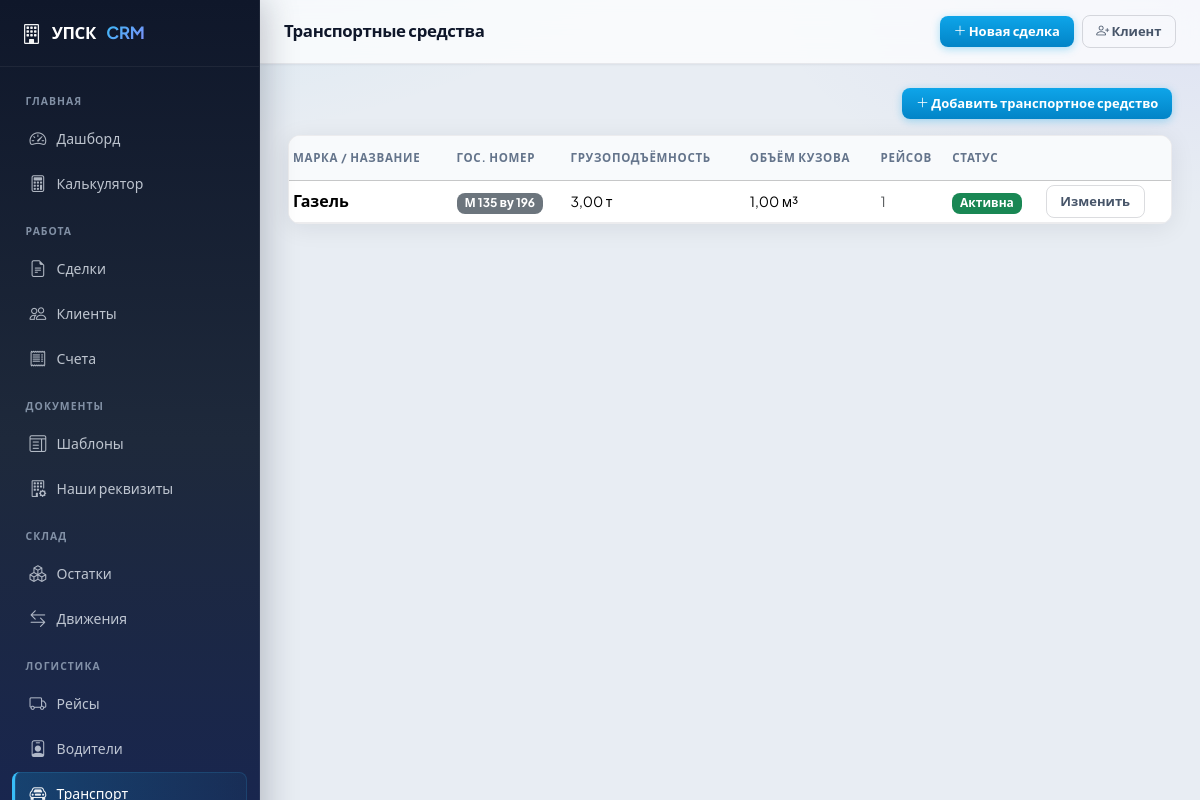
The page /delivery/vehicles/ on the database its author committed.
### delivery/models.py (models this page shows, shortened)
class Vehicle(models.Model):
    name = models.CharField('Название / марка', max_length=200)
    reg_number = models.CharField('Гос. номер', max_length=30, unique=True)
    capacity_tons = models.DecimalField(
        'Грузоподъёмность (т)', max_digits=6, decimal_places=2, default=0
    )
    volume_m3 = models.DecimalField(
        'Объём кузова (м³)', max_digits=6, decimal_places=2, default=0,
        help_text='Оставьте 0 если неизвестно'
    )
    is_active = models.BooleanField('Активна', default=True)
    notes = models.TextField('Примечания', blank=True)
    class Meta:
        verbose_name = 'Транспортное средство'
        verbose_name_plural = 'Транспортные средства'
        ordering = ['name']

### delivery/views.py (the view)
# urls.py: path('vehicles/', views.vehicle_list, name='vehicle_list'),
def vehicle_list(request):
    vehicles = Vehicle.objects.all()
    return render(request, 'delivery/vehicle_list.html', {
        'page_title': 'Транспортные средства',
        'vehicles': vehicles,
    })

### templates/delivery/vehicle_list.html (shortened to what this page needs)
{% extends "base.html" %}
{% block nav_vehicles %}active{% endblock %}
{% block content %}
<div class="d-flex justify-content-between align-items-center mb-3">
  <a href="{% url 'vehicle_create' %}" class="btn btn-sm btn-primary">
    <i class="bi bi-plus-lg"></i> Добавить транспортное средство
  </a>
</div>
<div class="card">
  <div class="table-responsive">
    <table class="table table-hover table-sm mb-0 align-middle">
      <thead class="table-light">
        <tr>
          <th>Марка / название</th>
          <th>Гос. номер</th>
          <th>Грузоподъёмность</th>
          <th>Объём кузова</th>
          <th>Рейсов</th>
          <th>Статус</th>
          <th></th>
        </tr>
      </thead>
      <tbody>
        {% for v in vehicles %}
        <tr>
          <td class="fw-semibold">{{ v.name }}</td>
          <td><span class="badge bg-secondary">{{ v.reg_number }}</span></td>
          <td class="small">{% if v.capacity_tons %}{{ v.capacity_tons }} т{% else %}—{% endif %}</td>
          <td class="small">{% if v.volume_m3 %}{{ v.volume_m3 }} м³{% else %}—{% endif %}</td>
          <td class="small text-muted">{{ v.deliveries.count }}</td>
          <td>
            {% if v.is_active %}
            <span class="badge bg-success">Активна</span>
            {% else %}
            <span class="badge bg-secondary">Неактивна</span>
            {% endif %}
          </td>
          <td>
            <a href="{% url 'vehicle_edit' v.pk %}" class="btn btn-sm btn-outline-secondary">Изменить</a>
          </td>
        </tr>
        {% empty %}
        <tr><td colspan="7" class="text-center text-muted py-4">Транспортных средств нет</td></tr>
        {% endfor %}
      </tbody>
    </table>
  </div>
</div>
{% endblock %}

### static/css/app.css (style rules this page uses)
:root { --sidebar-width: 260px; --topbar-height: 64px; --radius-sm: 8px; --radius-md: 12px; --radius-lg: 16px; --shadow-sm: 0 1px 2px rgba(15, 23, 42, 0.06); --shadow-md: 0 4px 24px rgba(15, 23, 42, 0.08); --shadow-lg: 0 12px 40px rgba(15, 23, 42, 0.12); --surface: #ffffff; --surface-2: #f8fafc; --border: rgba(15, 23, 42, 0.08); --accent: #0ea5e9; --accent-hover: #0284c7; --sidebar-bg: linear-gradient(180deg, #0f172a 0%, #1e293b 48%, #172554 100%); --sidebar-border: rgba(255, 255, 255, 0.06); --text-muted-custom: #64748b; --body-bg: #e8edf3; --bs-body-font-family: "Plus Jakarta Sans", system-ui, -apple-system, "Segoe UI", Roboto, sans-serif; --bs-primary: #0ea5e9; --bs-primary-rgb: 14, 165, 233; --bs-link-color: #0284c7; --bs-border-radius: var(--radius-sm); --bs-card-border-radius: var(--radius-md); }
*, *::before, *::after { box-sizing: border-box; }
body { font-family: var(--bs-body-font-family); background: var(--body-bg); background-image: radial-gradient(ellipse 120% 80% at 0% -20%, rgba(14, 165, 233, 0.12), transparent 50%), radial-gradient(ellipse 80% 60% at 100% 0%, rgba(99, 102, 241, 0.08), transparent 45%); background-attachment: fixed; color: #0f172a; -webkit-font-smoothing: antialiased; }
.card { border: 1px solid var(--border); border-radius: var(--radius-md); box-shadow: var(--shadow-md); background: var(--surface); overflow: hidden; }
.table { --bs-table-hover-bg: rgba(14, 165, 233, 0.04); }
.table thead th { font-size: 0.72rem; font-weight: 700; text-transform: uppercase; letter-spacing: 0.06em; color: var(--text-muted-custom) !important; border-bottom-width: 1px; padding-top: 0.85rem; padding-bottom: 0.85rem; background: var(--surface-2); }
.table tbody td { vertical-align: middle; border-color: var(--border); }
.btn { font-weight: 600; border-radius: var(--radius-sm); padding: 0.45rem 1rem; }
.btn-primary { background: linear-gradient(180deg, #0ea5e9 0%, #0284c7 100%); border: none; box-shadow: 0 2px 8px rgba(14, 165, 233, 0.35); }
.btn-sm { padding: 0.35rem 0.85rem; font-size: 0.8125rem; }
.btn-outline-secondary { border-color: rgba(15, 23, 42, 0.15); color: #475569; }

### rows shown on the page
Vehicle: name "Газель", reg_number "М 135 ву 196", capacity_tons "3,00", volume_m3 "1,00", deliveries.count "1", is_active "Активна"

### other values the page prints
{{ page_title|default:"" }} "Транспортные средства"
